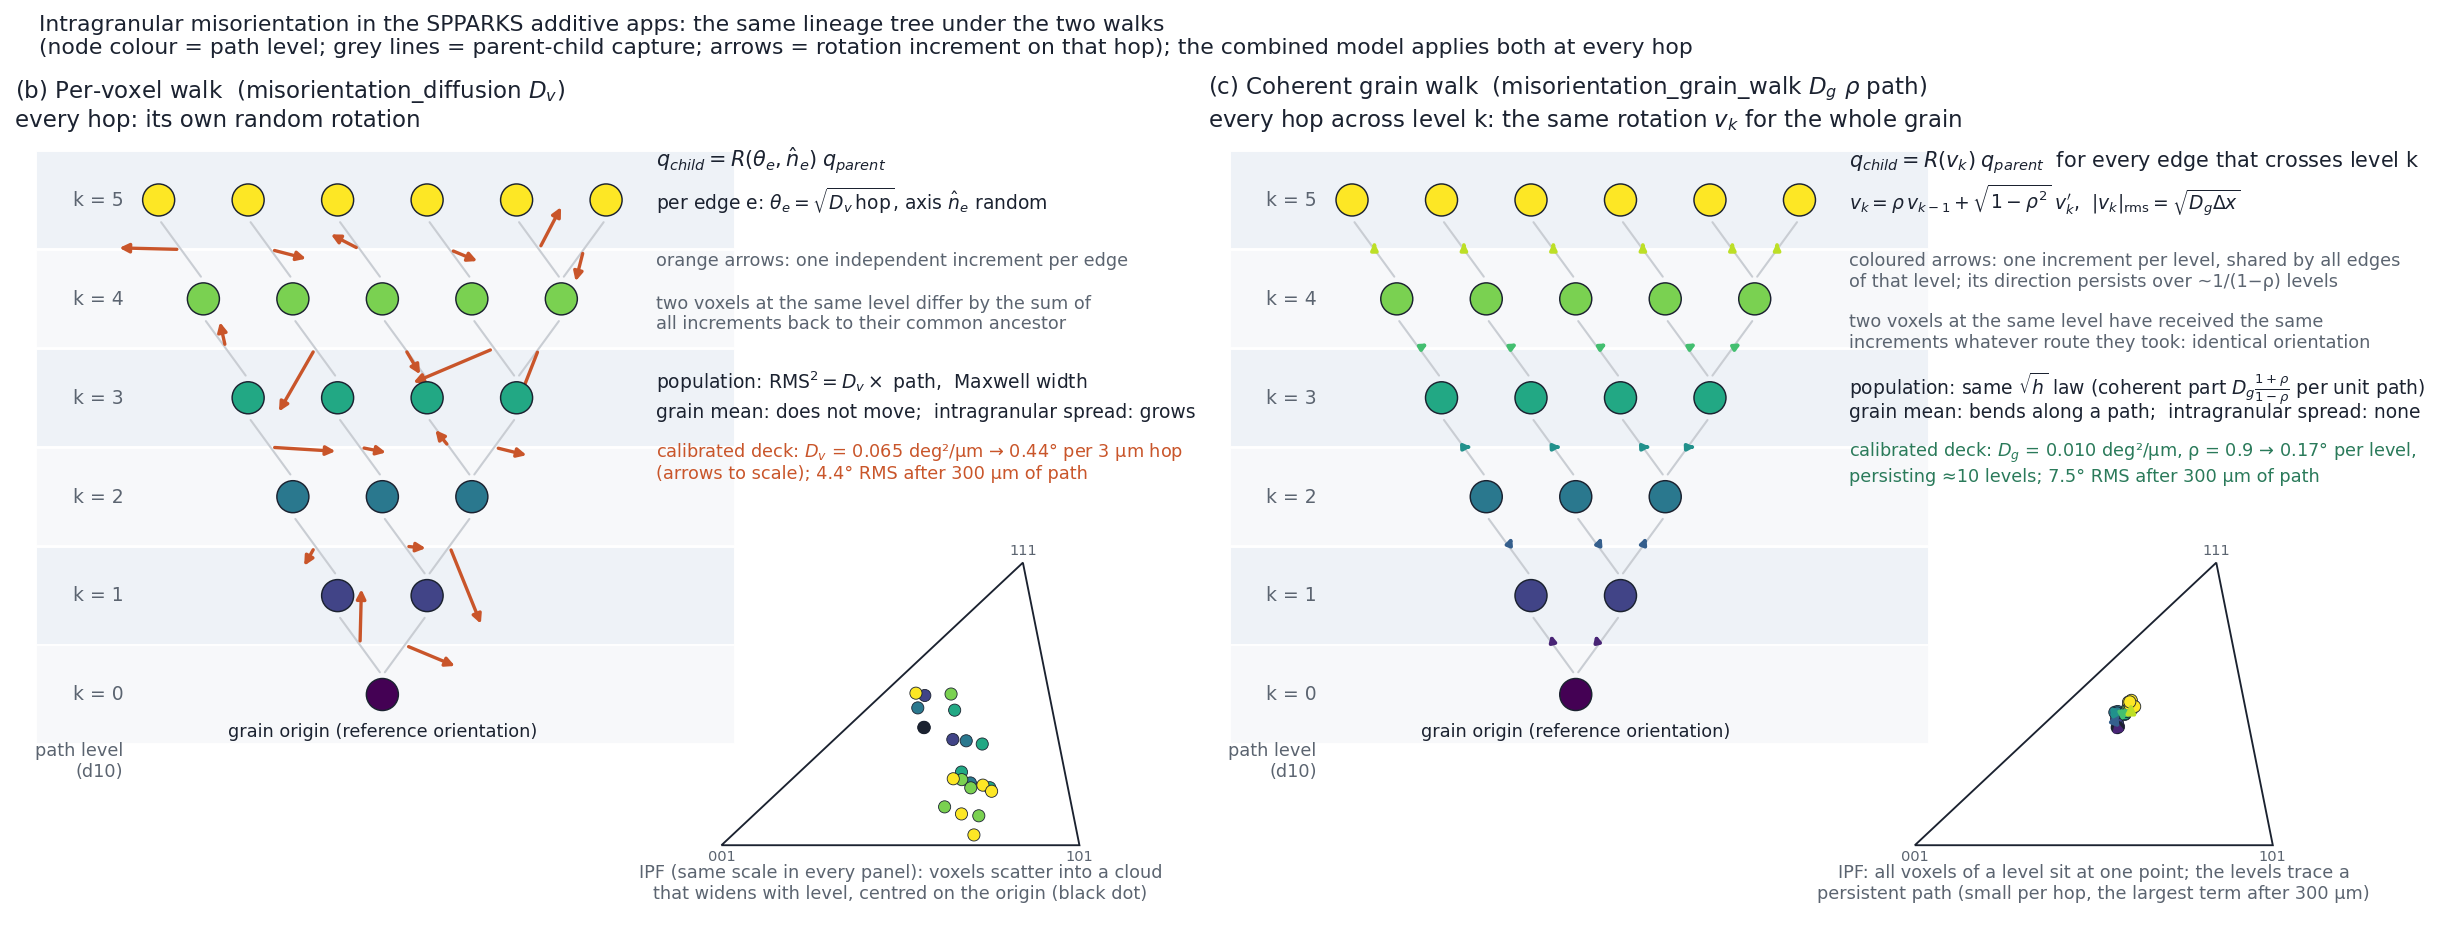

Write the Python code that produced this figure.
#!/usr/bin/env python3
"""Schematics of the misorientation walks on one lineage tree, all in the same format.
docs/walk_schematic.png       : (b) per-voxel walk  |  (c) coherent grain walk
docs/walk_schematic_mixed.png : (d) combined model, both walks applied at every hop
Per-voxel: every hop gets its own random rotation, lineages diverge, the grain mean stays.
Coherent: every hop crossing path level k gets the SAME rotation v_k, correlated between levels,
so all voxels of a level share one orientation and the grain bends. Combined: the coherent
path plus a cloud around it."""
import numpy as np
import matplotlib; matplotlib.use('Agg')
import matplotlib.pyplot as plt
from matplotlib.patches import Circle, Polygon
from matplotlib.path import Path as MPath
rng = np.random.default_rng(11)
INK, MUTED, ORANGE, GREY = '#1b2230', '#5b6470', '#c9552a', '#c9cdd3'
cmap = plt.get_cmap('viridis')
OUT = '/home/tron/spparks-kokkos/docs/'

# ---------- one lineage tree used by every panel: path levels k = 0..5 with 1,2,3,4,5,6 nodes
layers = [1, 2, 3, 4, 5, 6]; NL = len(layers)
pos = {(L, j): (1.0 + (j - (n-1)/2)*0.95, 0.6 + L*1.05) for L, n in enumerate(layers) for j in range(n)}
parents = {(L, j): (L-1, min(j, layers[L-1]-1)) for L in range(1, NL) for j in range(layers[L])}

# ---------- rotation increments (2-D stand-ins for rotation vectors), in degrees, at the
# calibrated deck's magnitudes: D_v = 0.065 deg^2/um, D_g = 0.010 deg^2/um, rho = 0.9, dx = 3 um
DV, DG, RHO, DX = 0.065, 0.010, 0.9, 3.0
TH_V = np.sqrt(DV*DX)            # per-voxel angle per 3 um hop: 0.44 deg
V_G = np.sqrt(DG*DX)             # coherent RMS per level: 0.17 deg
inc_v = {c: rng.normal(0, TH_V/np.sqrt(2), 2) for c in parents}   # independent per edge, |inc| ~ TH_V
inc_g = []; v = rng.normal(0, V_G/np.sqrt(2), 2)                  # OU per level, RMS V_G, persistence RHO
for L in range(NL-1):
    v = RHO*v + np.sqrt(1-RHO**2)*rng.normal(0, V_G/np.sqrt(2), 2); inc_g.append(v.copy())
inc_g = np.array(inc_g)
tot = inc_g.sum(0); target = np.array([0.5, 0.9]); ang = np.arctan2(target[1], target[0]) - np.arctan2(tot[1], tot[0])
Rm = np.array([[np.cos(ang), -np.sin(ang)], [np.sin(ang), np.cos(ang)]]); inc_g = inc_g @ Rm.T   # aim only, no rescale
UNIT = 1.5     # drawing units per degree for the edge arrows
IPF_UNIT = 0.8  # drawing units per degree in the IPF sketches (same in every panel)

def increment(mode, c):
    if mode == 'voxel': return inc_v[c]
    if mode == 'coherent': return inc_g[c[0]-1]
    return inc_g[c[0]-1] + inc_v[c]

def orientation(mode, node):
    o = np.zeros(2); c = node
    while c in parents: o = o + increment(mode, c); c = parents[c]
    return o

TITLES = {
 'voxel': "(b) Per-voxel walk  (misorientation_diffusion $D_v$)\nevery hop: its own random rotation",
 'coherent': "(c) Coherent grain walk  (misorientation_grain_walk $D_g$ $\\rho$ path)\nevery hop across level k: the same rotation $v_k$ for the whole grain",
 'mixed': "(d) Combined model  (both commands, the calibrated deck)\nevery hop: the shared level rotation $v_k$ plus its own random rotation"}
TEXT = {
 'voxel': [(6.2, r'$q_{child} = R(\theta_e, \hat n_e)\; q_{parent}$', 10, INK),
           (5.75, r'per edge e: $\theta_e = \sqrt{D_v\,\mathrm{hop}}$, axis $\hat n_e$ random', 9, INK),
           (5.3, 'orange arrows: one independent increment per edge', 8.5, MUTED),
           (4.85, 'two voxels at the same level differ by the sum of\nall increments back to their common ancestor', 8.5, MUTED),
           (4.05, r'population: $\mathrm{RMS}^2 = D_v \times$ path,  Maxwell width', 9, INK),
           (3.7, 'grain mean: does not move;  intragranular spread: grows', 9, INK),
           (3.3, 'calibrated deck: $D_v$ = 0.065 deg²/µm → 0.44° per 3 µm hop\n(arrows to scale); 4.4° RMS after 300 µm of path', 8.5, ORANGE)],
 'coherent': [(6.2, r'$q_{child} = R(v_k)\; q_{parent}$  for every edge that crosses level k', 10, INK),
           (5.75, r'$v_k = \rho\, v_{k-1} + \sqrt{1-\rho^2}\; v_k^{\prime}$,  $|v_k|_{\mathrm{rms}} = \sqrt{D_g \Delta x}$', 9, INK),
           (5.3, 'coloured arrows: one increment per level, shared by all edges\nof that level; its direction persists over ~1/(1−ρ) levels', 8.5, MUTED),
           (4.65, 'two voxels at the same level have received the same\nincrements whatever route they took: identical orientation', 8.5, MUTED),
           (4.05, r'population: same $\sqrt{h}$ law (coherent part $D_g\frac{1+\rho}{1-\rho}$ per unit path)', 9, INK),
           (3.7, 'grain mean: bends along a path;  intragranular spread: none', 9, INK),
           (3.3, 'calibrated deck: $D_g$ = 0.010 deg²/µm, ρ = 0.9 → 0.17° per level,\npersisting ≈10 levels; 7.5° RMS after 300 µm of path', 8.5, '#2a7a5a')],
 'mixed': [(6.2, r'$q_{child} = R(\theta_e, \hat n_e)\, R(v_k)\; q_{parent}$', 10, INK),
           (5.75, r'coherent $v_k$ as in (c), then the per-voxel $\theta_e$ of (b), at every hop', 9, INK),
           (5.3, 'each edge: the coloured level arrow shared by the grain,\nplus its own orange arrow drawn from the tip', 8.5, MUTED),
           (4.65, 'two voxels at the same level share the coherent part and\ndiffer only by their per-voxel parts', 8.5, MUTED),
           (4.05, r'population: $\mathrm{RMS}^2 = \left(D_v + D_g\frac{1+\rho}{1-\rho}\right) \times$ path (long range)', 9, INK),
           (3.7, 'grain mean: bends along a path;  intragranular spread: grows', 9, INK),
           (3.3, 'calibrated deck, per hop: 0.17° coherent + 0.44° random\n(arrows to scale); after 300 µm: 7.5° coherent, 4.4° random', 8.5, INK)]}
IPF = {'voxel': 'IPF (same scale in every panel): voxels scatter into a cloud\nthat widens with level, centred on the origin (black dot)',
       'coherent': 'IPF: all voxels of a level sit at one point; the levels trace a\npersistent path (small per hop, the largest term after 300 µm)',
       'mixed': 'IPF: a cloud around each level point;\nthe cloud drifts along the coherent path and widens'}

def panel(ax, mode):
    ax.set_title(TITLES[mode], loc='left', fontsize=11, color=INK)
    for L in range(NL):
        y = pos[(L, 0)][1]
        ax.axhspan(y-0.5, y+0.5, xmin=0.02, xmax=0.62, color='#eef2f7' if L % 2 else '#f7f8fa', zorder=0)
        ax.text(-1.75, y, f'k = {L}', va='center', ha='right', fontsize=9, color=MUTED)
    ax.text(-1.75, pos[(0,0)][1]-0.5, 'path level\n(d10)', va='top', ha='right', fontsize=8.5, color=MUTED)
    for c, p in parents.items():
        (x1, y1), (x0, y0) = pos[c], pos[p]
        ax.annotate('', xy=(x1, y1-0.2), xytext=(x0, y0+0.2), arrowprops=dict(arrowstyle='-', color=GREY, lw=1.0))
        mx, my = (x0+x1)/2, (y0+y1)/2
        lvl = cmap((c[0]-0.5)/(NL-1))
        if mode in ('coherent', 'mixed'):
            d = UNIT*inc_g[c[0]-1]
            ax.annotate('', xy=(mx+d[0], my+d[1]), xytext=(mx, my), arrowprops=dict(arrowstyle='-|>', color=lvl, lw=1.8, mutation_scale=6))
            mx, my = mx+d[0], my+d[1]
        if mode in ('voxel', 'mixed'):
            d = UNIT*inc_v[c]
            ax.annotate('', xy=(mx+d[0], my+d[1]), xytext=(mx, my), arrowprops=dict(arrowstyle='-|>', color=ORANGE, lw=1.6, mutation_scale=9))
    for n, (x, y) in pos.items():
        ax.add_patch(Circle((x, y), 0.17, facecolor=cmap(n[0]/(NL-1)), edgecolor=INK, lw=0.7, zorder=3))
    ax.text(pos[(0,0)][0], pos[(0,0)][1]-0.45, 'grain origin (reference orientation)', ha='center', fontsize=8.5, color=INK)
    for y, t, fs, col in TEXT[mode]: ax.text(3.9, y, t, fontsize=fs, color=col, va='top' if y < 5.5 else 'baseline')
    # IPF sketch
    tri_pts = [(4.6, -1.0), (8.4, -1.0), (7.8, 2.0)]; ax.add_patch(Polygon(tri_pts, closed=True, fill=False, edgecolor=INK, lw=0.9))
    centre = np.array([6.75, 0.25])
    ori = {n: orientation(mode, n) for n in pos}
    P = np.array([ori[n] for n in pos]); Lv = np.array([n[0] for n in pos])
    scale = IPF_UNIT
    xy = centre + scale*P
    assert all(MPath(tri_pts).contains_point(pt) for pt in xy), mode
    if mode != 'voxel':   # coherent path through the level means
        mean = [centre + scale*orientation('coherent', (L, 0)) for L in range(NL)]
        for L in range(NL-1):
            ax.annotate('', xy=mean[L+1], xytext=mean[L], arrowprops=dict(arrowstyle='-|>', color=cmap((L+0.5)/(NL-1)), lw=2.0, mutation_scale=8, shrinkA=0, shrinkB=0), zorder=5)
        if mode == 'coherent': xy = xy + rng.normal(0, 0.02, xy.shape)
    ax.scatter(xy[:,0], xy[:,1], c=Lv, cmap='viridis', s=34, edgecolor=INK, linewidths=0.4, zorder=3, alpha=0.8 if mode == 'mixed' else 1.0)
    ax.add_patch(Circle(tuple(centre), 0.06, color=INK, zorder=4))
    ax.text(6.5, -1.2, IPF[mode], ha='center', fontsize=8.5, color=MUTED, va='top')
    for (x_, y_, s_, va) in ((4.6, -1.05, '001', 'top'), (8.4, -1.05, '101', 'top'), (7.8, 2.05, '111', 'bottom')):
        ax.text(x_, y_, s_, fontsize=7, color=MUTED, ha='center', va=va)
    ax.set_xlim(-2.9, 9.4); ax.set_ylim(-1.9, 6.5); ax.set_aspect('equal'); ax.axis('off')

SUB = '(node colour = path level; grey lines = parent-child capture; arrows = rotation increment on that hop)'
fig, axes = plt.subplots(1, 2, figsize=(16, 6.3)); fig.subplots_adjust(left=0.01, right=0.99, top=0.86, bottom=0.01, wspace=0.03)
panel(axes[0], 'voxel'); panel(axes[1], 'coherent')
fig.suptitle('Intragranular misorientation in the SPPARKS additive apps: the same lineage tree under the two walks\n' + SUB + '; the combined model applies both at every hop', fontsize=10.5, color=INK, x=0.02, ha='left', y=0.985)
fig.savefig(OUT + 'walk_schematic.png', dpi=150, bbox_inches='tight')

fig, ax = plt.subplots(figsize=(8, 6.3)); fig.subplots_adjust(left=0.01, right=0.99, top=0.86, bottom=0.01)
panel(ax, 'mixed')
fig.suptitle('The combined model on the same lineage tree\n' + SUB, fontsize=10.5, color=INK, x=0.02, ha='left', y=0.985)
fig.savefig(OUT + 'walk_schematic_mixed.png', dpi=150, bbox_inches='tight'); print('saved')
